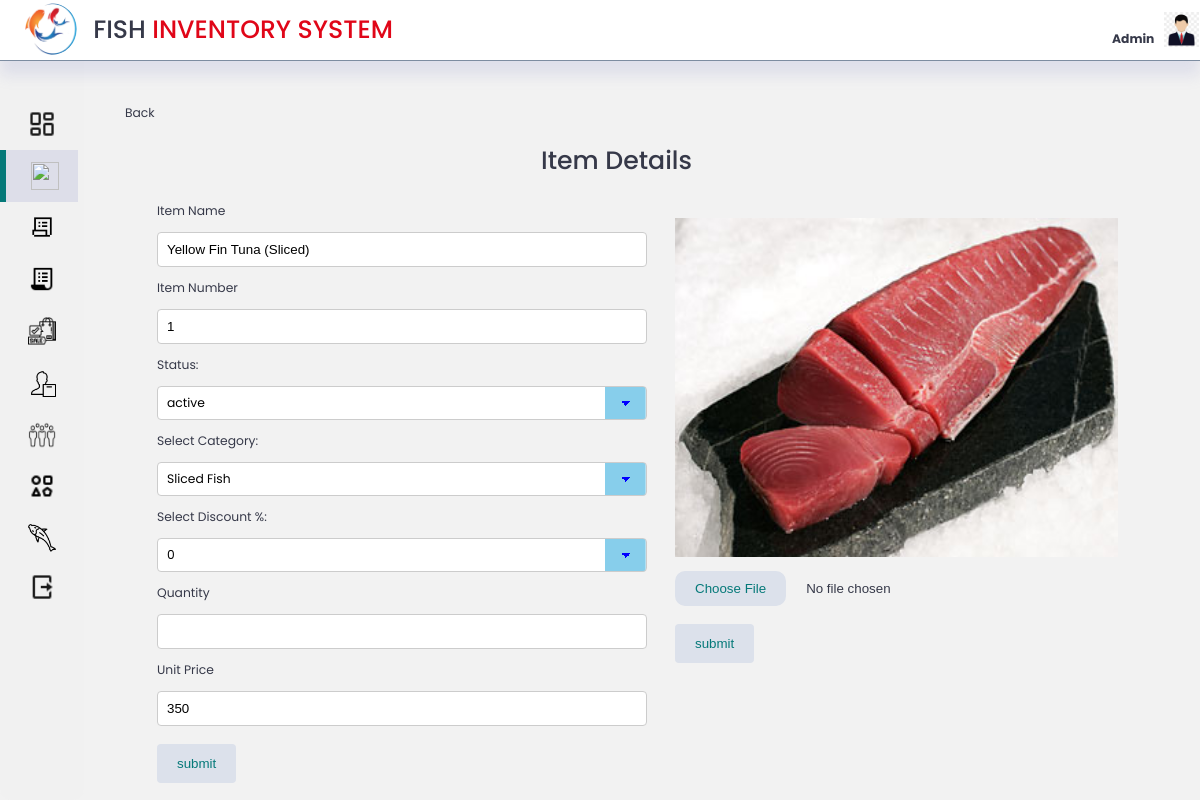
Page /Admin/inc/inventory/inventoryEdit.php?id=1 on the committed database.
### tables this page shows
CREATE TABLE `fish_items` (
  `fish_id` int(11) NOT NULL,
  `item_number` int(11) NOT NULL,
  `item_name` varchar(255) NOT NULL,
  `category_name` varchar(255) NOT NULL,
  `discount` double NOT NULL,
  `stock` double NOT NULL,
  `unit_price` double NOT NULL,
  `status` varchar(50) NOT NULL,
  `image` varchar(255) NOT NULL,
  `date_Added` timestamp NOT NULL DEFAULT current_timestamp() ON UPDATE current_timestamp()
);

### Admin/inc/inventory/inventoryEdit.php (the view, shortened to what this page needs)
<?php
include '../connection/db-user.php';
if(isset($_GET['id']))
{
    $editID = $_GET['id'];
    $sql = "SELECT * FROM fish_items WHERE fish_id = '$editID'";
    $editResult = $conn->query($sql);
    if($editResult->num_rows>0){
        while($row = $editResult->fetch_assoc()){
            $edit_item_number = $row['item_number'];
            $edit_item_name = $row['item_name'];
            $edit_category_name = $row['category_name'];
            $edit_unit_price = $row['unit_price'];
            $edit_status = $row['status'];
            $showimg = $row['image'];
        }
    }
    ?>
    <!DOCTYPE html>
    <html lang="en">
    <head>
    <link rel="stylesheet" href="../../css/style.css">
    </head>
    <body>
    <div class="top">
        <div class="logo">
            <img src="../../icons/fishlogo.png" alt="">
            <h1>FISH <span class="danger">INVENTORY SYSTEM</span></h1>
        </div>
        <div class="profile">
            <div class="admin-name">
                <div class="admin">
                    <br>
                    <span class="hovertext" data-hover= "Edit Admin"><a href="../../admin-update.php"><b class="text-muted">Admin</b></a></span>
                </div>
            </div>
            <div class="profile-photo">
                <a class="hovertext" href="admin-update.php" data-hover= "Edit Admin"><img src="../../icons/admin-logo.jpg" alt="pic"></a>
            </div>
        </div>
    </div>
    <div class="container">
    <aside>
    <div class="nav">
                <a id="dashboard" class= "not-active" href="../../index.php"><span ><img  src="../../icons/icons8-dashboard-layout-24.png" alt=""></span><h3>Dashboard</h3></a>
                <a id="inventory"class= "active"  href="../../inc/inventory/inventory.php"><span ><img src="../../icons/icons8-in-inventory-30.png" alt=""></span><h3 >Inventory</h3></a>
                <a id="purchase" class= "noot-active" href="../../inc/purchase/purchase.php"><span ><img src="../../icons/icons8-purchase-order-32.png" alt=""></span><h3>Purchase</h3></a>
                <a id="orders" class= "not-active" href="../../inc/orders/orders.php"><span ><img src="../../icons/icons8-purchase-order-30.png" alt=""></span><h3>Orders</h3></a>
                <a id="sale" class= "not-active" href="../../inc/sale/sale.php"><span ><img src="../../icons/icons8-purchase-64.png" alt=""></span><h3>Sale</h3></a>
                <a id="supplier" class= "not-active" href="../../inc/suppliers/supplier.php"><span ><img src="../../icons/icons8-supplier-50.png" alt=""></span><h3>Suppliers</h3></a>
                <a id="customer" class= "not-active" href="../../inc/customer/customer.php"><span ><img src="../../icons/icons8-customers-64.png" alt=""></span><h3>Customers</h3></a>
                <a id="category" class= "not-active" href="../../inc/category/category.php"><span ><img src="../../icons/icons8-diversity-24.png" alt=""></span><h3>Category</h3></a>
                <a id="gallery" class= "not-active" href="../../inc/gallery/gallery.php"><span ><img src="../../icons/icons8-top-view-fish-50.png" alt=""></span><h3>Gallery</h3></a>
                <a href="../../logout.php"><span ><img src="../../icons/icons8-logout-24.png" alt=""></span><h3 class='danger'>Logout</h3></a>
            </div>
    </aside>
    <main>
    <label class="btn" style="padding:10px;"><a href="inventory.php">Back</a></label>
    <h1 style="text-align:center;">Item Details</h1>
    <div style="display:grid; grid-template-columns: 35rem auto ; margin-left:3rem; " class="inventory">
    <form action="" enctype="multipart/form-data" method="POST">
                <label for="">Item Name</label><br>
                <input type="text" name="item_name" value="<?php echo strval($edit_item_name); ?>"><br>
                <label for="">Item Number</label><br>
                <input type="text" name="item_number" value="<?php echo strval($edit_item_number); ?>" readonly><br>
                <label for="stat">Status:</label><br>
                    <select class='classic' id="stat" name="status" value="<?php echo strval($edit_status); ?>">
                        <option value="active"> active</option>
                    </select><br>
                <label for="cat">Select Category:</label><br>
                <select class='classic' name='category_name'>
                    <option value="<?php echo strval($edit_category_name); ?>"><?php echo strval($edit_category_name); ?></option>
                </select><br>
                <label for="cat">Select Discount %:</label><br>
                <select class='classic' name='discount'>";
                            <option value='.0'>0</option>
                </select><br>
                <label for="">Quantity</label><br>
                <input type="number" name="quantity" placeholder="" ><br>
                <label for="">Unit Price</label><br>
                <input type="number" name="price" value="<?php echo strval($edit_unit_price); ?>"><br><br>
                <input type="submit" name="updateItem" value="submit">
            </form>
            <div style="margin-left:2rem; margin-top:2rem;" class="img">
                <img style="width:100%; height:60%;" src="./fishIMG/<?php echo $showimg; ?>" alt="">
                <form action="#" enctype="multipart/form-data" method="POST">
                    <input type="file" name="fishIMG"  required><br><br>
                    <input type="submit" name="updatePhoto" value="submit">
                </form>
            </div>
    <?php
}
?>
    </div>
    </main>
    </div>
</body>
</html>

### Admin/css/style.css (style rules this page uses)
:root { --color-primary: #057979; --color-danger: #e00618; --color-success:#04ece0; --color-sale:rgb(170, 245, 140); --color-warning:#ffbb55; --color-white:#fff; --color-info-dark:#7d8da1; --color-info-light:#dce1eb; --color-dark:#363949; --color-light:rgba(132, 139, 200, 0.18); --color-primary-variant:#111e88; --color-dark-variant:#677483; --color-background:#f2f2f2f2; --color-transparent:transparent; --card-border-radius: 1.2rem; --border-radius-1: 0.4rem; --border-radius-2: 0.8rem; --border-radius-3: 1.2rem; --card-padding: 1.8rem; --padding-1:1.2rem; --box-shadow: 0 .2rem .4rem var(--color-light); --box-shadow2: 0 .2rem .3em var(--color-info-dark); }
* { margin: 0; padding: 0; outline: 0; appearance: none; border: 0; text-decoration: none; list-style: none; box-sizing: border-box; }
html { font-size: 14px; }
body { width: 100vw; font-family: poppins, sans-serif; font-size: 0.88rem; background: var(--color-background); user-select: none; overflow-x: hidden; color: var(--color-dark); }
.container { display: grid; width: 96%; margin: 0; gap: 1.5rem; grid-template-columns: 14rem auto ; height: 100vh; }
a { color: var(--color-dark); }
img { display: block; width: 100%; }
h1 { font-weight: 800; font-size: 1.8rem; }
input[type=text], select, textarea { width: 100%; padding: 9px; border: 1px solid #ccc; border-radius: 4px; resize: vertical; }
input[type=number], select, textarea { width: 100%; padding: 9px; border: 1px solid #ccc; border-radius: 4px; resize: vertical; }
label { padding: 12px 12px 12px 0; display: inline-block; }
input[type=submit] { background: var(--color-info-light); color: var(--color-primary); padding: 12px 20px; border: none; border-radius: 4px; cursor: pointer; float: left; }
select { background-color: white; border: 1px solid #ccc; border-radius: 4px; display: inline-block; font: inherit; margin: 0; -webkit-box-sizing: border-box; -moz-box-sizing: border-box; box-sizing: border-box; -webkit-appearance: none; -moz-appearance: none; }
select.classic { background-image: linear-gradient(45deg, transparent 50%, blue 50%), linear-gradient(135deg, blue 50%, transparent 50%), linear-gradient(to right, skyblue, skyblue); background-position: calc(100% - 20px) calc(1em + 2px), calc(100% - 15px) calc(1em + 2px), 100% 0; background-size: 5px 5px, 5px 5px, 3.3em 3.3em; background-repeat: no-repeat; }
.danger { color: var(--color-danger); cursor: pointer; }
.top { display: flex; align-items: center; justify-content: space-between; padding: .8px; background: var(--color-white); width: 100%; border-bottom: 1px solid var(--color-info-dark); box-shadow: 0 1rem 1rem var(--color-light); position: fixed; }
.logo { display: flex; gap: 1rem; }
.logo img { padding: 2px; margin-left: .8rem; width: 4rem; height: 4rem; border-radius: 50%; }
h1 { padding: 10px 0px; font-weight: 500; }
.profile { display: flex; gap: 0.7rem; }
.profile img { width: 2.5rem; height: 2.5rem; }
aside .nav { display: flex; flex-direction: column; height: 86vh; position: fixed; width: 14rem; top: 7rem; }
aside { border-radius: 10px; height: 100vh; display: block; background-color: var(--color-background); }
aside .nav a { display: flex; color: var(--color-info-dark); margin-left: 2rem; gap: 1rem; align-items: center; position: relative; height: 3.7rem; transition: all 300ms ease; }
aside .nav a span { font-size: 1.6rem; transition: all 300ms ease; }
aside .nav a span img { width: 2rem; height: 2rem; background: var(--color-transparent); }
aside .nav a:last-child { position: absolute; bottom: 2rem; width: 100%; }
aside .nav a.active { background: var(--color-light); color: var(--color-dark); margin-left: 0; }
aside .nav a.active:before { content: ''; width: 6px; height: 100%; background: var(--color-primary); }
aside .nav a.active span { color: var(--color-dark); margin-left: calc(1rem - 3px); }
main { margin-top: 6rem; height: auto; padding: 10px; }
@media screen and (max-width:1200px) { .container { width: 94%; grid-template-columns: 6rem auto ; } }
@media screen and (max-width:1200px) { .top .logo { padding-left: .8rem; } }
@media screen and (max-width:1200px) { .top .logo h1 { display: block; } }
@media screen and (max-width:1200px) { aside .nav { width: 100%; } }
@media screen and (max-width:1200px) { aside .nav a { width: 5.6rem; } }
@media screen and (max-width:1200px) { aside .nav a:last-child { position: relative; margin-top: 1.8rem; } }

### rows in the picture
fish_items: item_name "Yellow Fin Tuna (Sliced)", item_number "1", status "active", category_name "Sliced Fish", price "350", image (picture)
